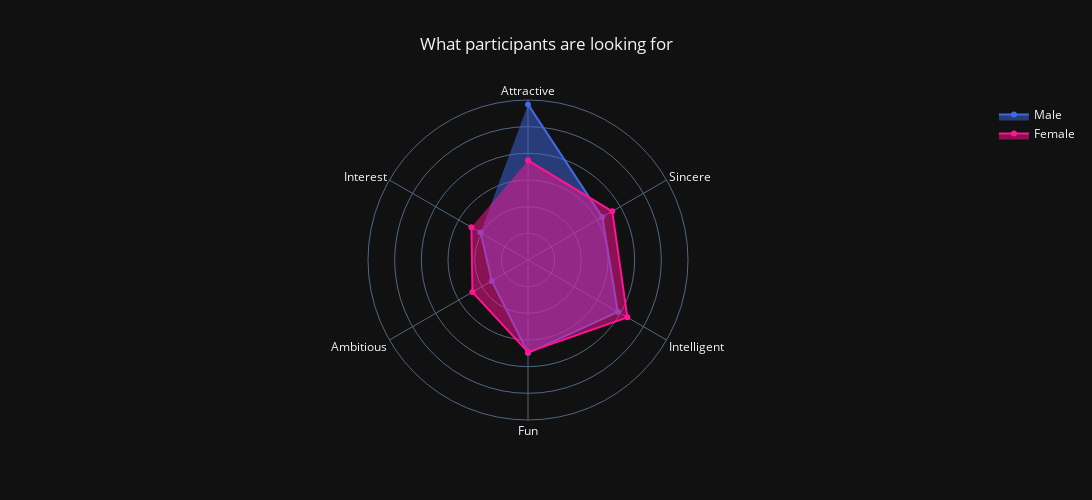
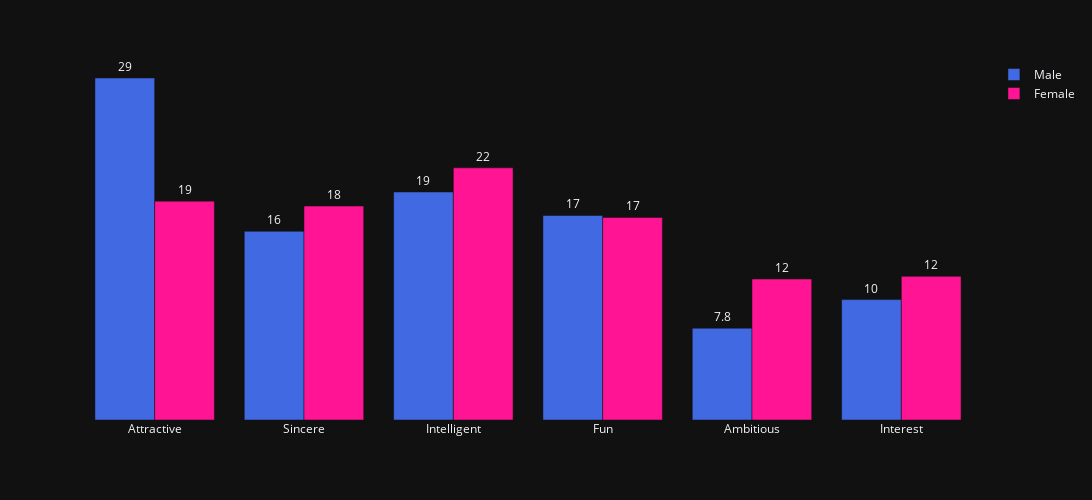

Notebook code cell kept with these figures, in order:
### Markdown cell above
# Ratings

- People are given 100 points to distribute in specifics attributes. They give more points to the attributes that influence them the most to accept a second date.  
- The total must be equal to 100.  
  
### What both gender claim to be looking for in a partner?

### Code cell
# Create a list containing strings of the attributes
lst_carac = ['Attractive', 'Sincere', 'Intelligent', 'Fun', 'Ambitious', 'Interest']

# Create a dict to rename attributes rating to clarify it
dic_rename_1_1 = {"attr1_1":"Attractive", "sinc1_1":"Sincere","intel1_1":"Intelligent","fun1_1":"Fun","amb1_1":"Ambitious","shar1_1":"Interest"}

# Create a list containing strings of the current column names
lst_attributes = ["attr1_1", "sinc1_1", "intel1_1", "fun1_1", "amb1_1", "shar1_1"]

# Male polar chart DataFrame
df_men_polar_chart = df_unique_men[lst_attributes].dropna()
df_men_polar_chart = df_men_polar_chart.rename(columns=dic_rename_1_1)
df_men_polar_chart = df_men_polar_chart.mean(axis=0)

# Female polar chart DataFrame
df_women_polar_chart = df_unique_women[lst_attributes].dropna()
df_women_polar_chart = df_women_polar_chart.rename(columns=dic_rename_1_1)
df_women_polar_chart = df_women_polar_chart.mean(axis=0)

# Male bar chart DataFrame
df_men_are_looking_for = df_unique_men[lst_attributes].dropna()
df_men_are_looking_for = pd.DataFrame(df_men_are_looking_for.mean())
df_men_are_looking_for["gender"] = "Male"

# Female bar chart DataFrame
df_women_are_looking_for = df_unique_women[lst_attributes].dropna()
df_women_are_looking_for = pd.DataFrame(df_women_are_looking_for.mean())
df_women_are_looking_for["gender"] = "Female"

# Merging male and female bar chart DataFrames
df_comparison_gender_looking_for = pd.concat([df_men_are_looking_for, df_women_are_looking_for], axis=0)
df_comparison_gender_looking_for.rename(index=dic_rename_1_1, inplace=True)

# Polar chart
fig = go.Figure()

fig.add_trace(go.Scatterpolar(
      r=df_men_polar_chart,
      theta=lst_carac,
      name='Male',
      line_color="royalblue"
      ))

fig.add_trace(go.Scatterpolar(
      r=df_women_polar_chart,
      theta=lst_carac,
      name='Female',
      line_color="deeppink"
      ))

fig.update_layout(polar=dict(
                  radialaxis=dict(visible=True, 
                                    range=[0, 30]), 
                                    radialaxis_showticklabels=False, 
                                    radialaxis_showline=False),
                  width=1500, 
                  height=500, 
                  title= {'x' : 0.5},
                  title_text="What participants are looking for",
                  template="plotly_dark"
                  )     

fig.update_polars(angularaxis_direction="clockwise")

fig.update_traces(fill='toself')

# Bar chart
fig2 = px.bar(df_comparison_gender_looking_for, 
            color="gender", 
            barmode='group', 
            template='plotly_dark',
            width=1500, 
            height=500, 
            text="value",
            labels = {"index" : ""},
            color_discrete_map={'Male': 'royalblue','Female': 'deeppink'}
            )

fig2.update_traces(texttemplate='%{text:.2s}', textposition='outside')
fig2.update_layout(yaxis={'visible': False}, legend_title="")

fig.show()
fig2.show()

### Figure 1 — Plotly figure (JSON) as saved in the notebook; plotly's stock layout.template omitted (floating-point values rounded to 4 significant figures)
{"data": [{"fill": "toself", "line": {"color": "royalblue"}, "name": "Male", "r": [29.17, 16.1, 19.45, 17.45, 7.833, 10.27], "theta": ["Attractive", "Sincere", "Intelligent", "Fun", "Ambitious", "Interest"], "type": "scatterpolar"}, {"fill": "toself", "line": {"color": "deeppink"}, "name": "Female", "r": [18.67, 18.25, 21.51, 17.28, 12.02, 12.25], "theta": ["Attractive", "Sincere", "Intelligent", "Fun", "Ambitious", "Interest"], "type": "scatterpolar"}], "layout": {"height": 500, "polar": {"angularaxis": {"direction": "clockwise"}, "radialaxis": {"range": [0, 30], "showline": false, "showticklabels": false, "visible": true}}, "title": {"text": "What participants are looking for", "x": 0.5}, "width": 1500}}

### Figure 2 — Plotly figure (JSON) as saved in the notebook; plotly's stock layout.template omitted (floating-point values rounded to 4 significant figures)
{"data": [{"alignmentgroup": "True", "hovertemplate": "gender=Male<br>=%{x}<br>value=%{text}<extra></extra>", "legendgroup": "Male", "marker": {"color": "royalblue", "pattern": {"shape": ""}}, "name": "Male", "offsetgroup": "Male", "orientation": "v", "showlegend": true, "text": [29.17, 16.1, 19.45, 17.45, 7.833, 10.27], "textposition": "outside", "texttemplate": "%{text:.2s}", "type": "bar", "x": ["Attractive", "Sincere", "Intelligent", "Fun", "Ambitious", "Interest"], "xaxis": "x", "y": [29.17, 16.1, 19.45, 17.45, 7.833, 10.27], "yaxis": "y"}, {"alignmentgroup": "True", "hovertemplate": "gender=Female<br>=%{x}<br>value=%{text}<extra></extra>", "legendgroup": "Female", "marker": {"color": "deeppink", "pattern": {"shape": ""}}, "name": "Female", "offsetgroup": "Female", "orientation": "v", "showlegend": true, "text": [18.67, 18.25, 21.51, 17.28, 12.02, 12.25], "textposition": "outside", "texttemplate": "%{text:.2s}", "type": "bar", "x": ["Attractive", "Sincere", "Intelligent", "Fun", "Ambitious", "Interest"], "xaxis": "x", "y": [18.67, 18.25, 21.51, 17.28, 12.02, 12.25], "yaxis": "y"}], "layout": {"barmode": "group", "height": 500, "legend": {"title": {"text": ""}, "tracegroupgap": 0}, "margin": {"t": 60}, "width": 1500, "xaxis": {"anchor": "y", "domain": [0, 1], "title": {"text": ""}}, "yaxis": {"anchor": "x", "domain": [0, 1], "title": {"text": "value"}, "visible": false}}}
